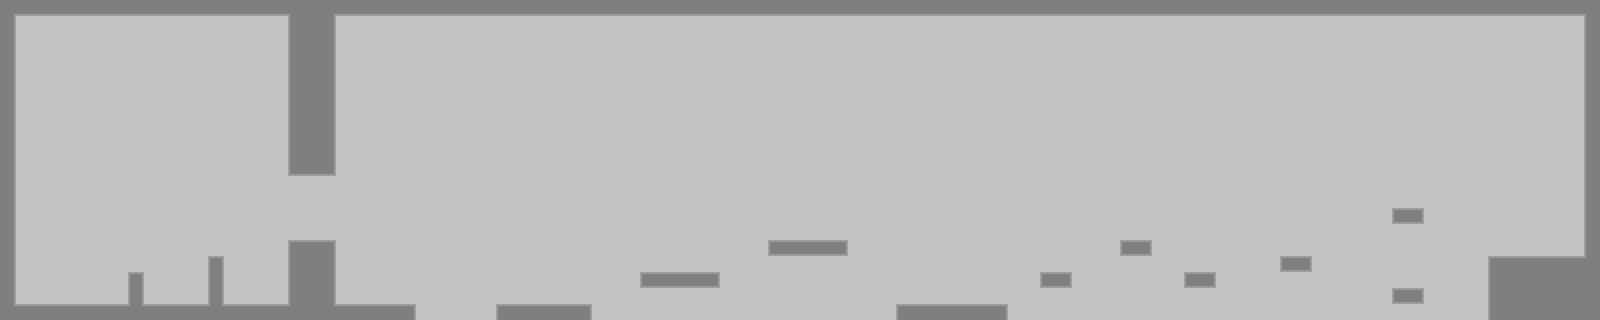

This game map was drawn from its Tiled (.tmx) file and the tilesets committed beside it. A one-line description and the trimmed map source follow:
An orthogonal 100x20 tile map with 16x16 px tiles, 2 tile layers (background, graphics), 2 tilesets and 20 objects.

<map version="1.0" tiledversion="2018.04.18" orientation="orthogonal" renderorder="left-down" width="100" height="20" tilewidth="16" tileheight="16" infinite="0" nextobjectid="32">
 <tileset firstgid="1" name="Tileset" tilewidth="16" tileheight="16" spacing="2" margin="1" tilecount="924" columns="24">
  <image source="TESTures.png" width="432" height="72" />
 </tileset>
 <tileset firstgid="925" name="Tileset" tilewidth="16" tileheight="16" spacing="2" margin="1" tilecount="924" columns="24">
  <image source="TESTures.png" width="432" height="72" />
 </tileset>
 <layer name="background" width="100" height="20">
  <data>[2000 cells, 2000 non-empty, 20 distinct tile ids]</data>
 </layer>
 <layer name="graphics" width="100" height="20">
  <data>[2000 cells, 11 non-empty, 1 distinct tile ids]</data>
 </layer>
 <objectgroup name="ground">
  <object id="1" x="1488" y="256" width="112" height="64" />
  <object id="5" x="16" y="304" width="400" height="16" />
  <object id="7" x="288" y="240" width="48" height="64" />
  <object id="8" x="208" y="256" width="16" height="48" />
  <object id="9" x="128" y="272" width="16" height="32" />
  <object id="10" x="496" y="304" width="96" height="16" />
  <object id="11" x="640" y="272" width="80" height="16" />
  <object id="12" x="768" y="240" width="80" height="16" />
  <object id="13" x="896" y="304" width="112" height="16" />
  <object id="14" x="1040" y="272" width="32" height="16" />
  <object id="15" x="1120" y="240" width="32" height="16" />
  <object id="16" x="1184" y="272" width="32" height="16" />
  <object id="17" x="1280" y="256" width="32" height="16" />
  <object id="18" x="1392" y="288" width="32" height="16" />
  <object id="19" x="1392" y="208" width="32" height="16" />
  <object id="28" x="0" y="0" width="16" height="320" />
  <object id="29" x="288" y="16" width="48" height="160" />
  <object id="30" x="16" y="0" width="1584" height="16" />
  <object id="31" x="1584" y="16" width="16" height="240" />
 </objectgroup>
 <objectgroup name="path" />
 <objectgroup name="turn" />
 <objectgroup name="red gel" />
 <objectgroup name="orange gel" />
 <objectgroup name="blue gel" />
 <objectgroup name="enemies" />
 <objectgroup name="purple gel" />
 <objectgroup name="green gel" />
 <objectgroup name="cubes" />
 <objectgroup name="goal">
  <object id="23" x="1488" y="256" width="96" height="16" />
 </objectgroup>
 <objectgroup name="gun" />
</map>
